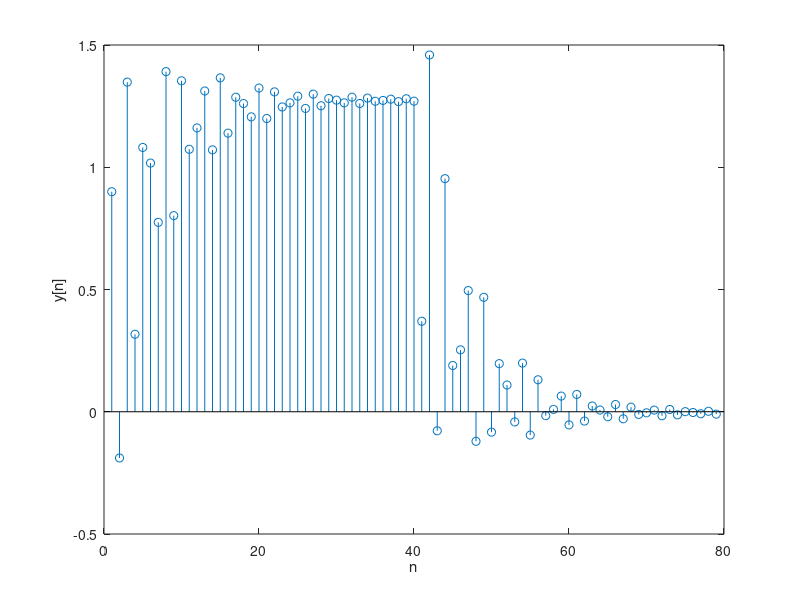

The MATLAB script that drew this image: (Note: this script raises an error after producing the figure.)
%% q1a
  a = [1 -0.4 0.75];
b = [2.2403 2.4908 2.2403];
[h t] = impz(b,a,50);
stem(t,h)
xlabel('n');
ylabel('h[n]');

%% q1b
b = [0.9 -0.45 0.35 0.003];
a = [1 0.71 -0.46 -0.62];
[h,t]=impz(b,a,40);
stem(t,h);
xlabel('n');
ylabel('h[n]');

%% q1c
n = 0:39;
x = n==0;
b = [0.9 -0.45 0.35 0.003];
a = [1 0.71 -0.46 -0.62];
h = filter(b,a,x);
stem(h);
xlabel('n');
ylabel('h[n]');

%% q1d
n = 0:39;
x = n==0;
b = [0.9 -0.45 0.35 0.003];
a = [1 0.71 -0.46 -0.62];
h = filter(b,a,x);
u = n>=0;
y = conv(u,h);
stem(y);
xlabel('n');
ylabel('y[n]');

%% q2
syms n a z
f = (a^n);
y = ztrans(f,z);
f1 = iztrans(y);

%% q3
n1 = -2:2;
n2 = -1:2;
n3 = -3:4;
x1 = [6 3 2 3 4];
x2 = [4 7 5 6];
y = conv(x1,x2);
stem(n3, y);
xlabel('n');
ylabel('y[n]');

syms x
f = 6*(x^2) + 3*x + 2 + 3* (x^-1) + 4* (x^-2);
f1 = 4*x + 7 + 5* (x^-1) + 6 * (z^-2);
f3 = f1*f;
y1 = iztrans(f3);

%% q4
b1 = [3 1];
a1 = [1 -0.25 -0.125];
[h n1] = impz(b1,a1);

b2 = [1 -1];
a2 = [1 -0.6];
[x n2] = impz(b2,a2);

b3 = [3 -2 -1];
a3 = [1 -0.85 0.025 0.075];
[y n3] = impz(b3,a3);

figure(1)
zplane(b1,a1);

figure(2)
zplane(b2,a2);

figure(3)
zplane(b3,a3);

figure(4)
stem(n1,h);
xlabel('n');
ylabel('h[n]');

figure(5)
stem(n3,y);
xlabel('n');
ylabel('y[n]');

%% q5
b = [1 -2];
a = [1 -2/3];
figure(1)
zplane(b,a);
[h n] = impz(b,a);

figure(2)
stem(n,h);
xlabel('n');
ylabel('h[n]');

bx = [-5/3];
ax = [1 -7/3 2/3];
[x n1] = impz(bx,ax);

figure(3)
stem(n1,x);
xlabel('n');
ylabel('x[n]');

by = [-5/3];
ay = [1 -1 2/9];
[y n2] = impz(by,ay);
figure(4)
stem(n2,y);
xlabel('n');
ylabel('y[n]');